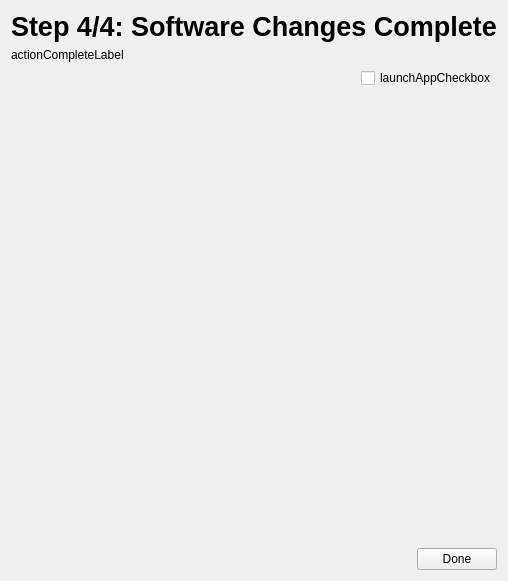
<?xml version="1.0" encoding="UTF-8"?>
<ui version="4.0">
 <class>ChangesCompletePage</class>
 <widget class="QWidget" name="ChangesCompletePage">
  <property name="geometry">
   <rect>
    <x>0</x>
    <y>0</y>
    <width>504</width>
    <height>581</height>
   </rect>
  </property>
  <property name="windowTitle">
   <string>Form</string>
  </property>
  <layout class="QVBoxLayout" name="verticalLayout">
   <item>
    <layout class="QHBoxLayout" name="horizontalLayout">
     <item>
      <spacer name="horizontalSpacer">
       <property name="orientation">
        <enum>Qt::Horizontal</enum>
       </property>
       <property name="sizeHint" stdset="0">
        <size>
         <width>40</width>
         <height>20</height>
        </size>
       </property>
      </spacer>
     </item>
     <item>
      <widget class="QLabel" name="label">
       <property name="text">
        <string>&lt;span style=&quot; font-size:20pt; font-weight:600;&quot;&gt;Step 4/4: Software Changes Complete&lt;/span&gt;</string>
       </property>
       <property name="textInteractionFlags">
        <set>Qt::LinksAccessibleByMouse|Qt::TextSelectableByMouse</set>
       </property>
      </widget>
     </item>
     <item>
      <spacer name="horizontalSpacer_2">
       <property name="orientation">
        <enum>Qt::Horizontal</enum>
       </property>
       <property name="sizeHint" stdset="0">
        <size>
         <width>40</width>
         <height>20</height>
        </size>
       </property>
      </spacer>
     </item>
    </layout>
   </item>
   <item>
    <widget class="QLabel" name="actionCompleteLabel">
     <property name="text">
      <string>actionCompleteLabel</string>
     </property>
     <property name="wordWrap">
      <bool>true</bool>
     </property>
     <property name="textInteractionFlags">
      <set>Qt::LinksAccessibleByMouse|Qt::TextSelectableByMouse</set>
     </property>
    </widget>
   </item>
   <item>
    <layout class="QHBoxLayout" name="horizontalLayout_2">
     <item>
      <spacer name="horizontalSpacer_3">
       <property name="orientation">
        <enum>Qt::Horizontal</enum>
       </property>
       <property name="sizeHint" stdset="0">
        <size>
         <width>40</width>
         <height>20</height>
        </size>
       </property>
      </spacer>
     </item>
     <item>
      <widget class="QCheckBox" name="launchAppCheckbox">
       <property name="text">
        <string>launchAppCheckbox</string>
       </property>
      </widget>
     </item>
    </layout>
   </item>
   <item>
    <spacer name="verticalSpacer">
     <property name="orientation">
      <enum>Qt::Vertical</enum>
     </property>
     <property name="sizeHint" stdset="0">
      <size>
       <width>20</width>
       <height>0</height>
      </size>
     </property>
    </spacer>
   </item>
   <item>
    <layout class="QHBoxLayout" name="horizontalLayout_3">
     <item>
      <spacer name="horizontalSpacer_4">
       <property name="orientation">
        <enum>Qt::Horizontal</enum>
       </property>
       <property name="sizeHint" stdset="0">
        <size>
         <width>40</width>
         <height>20</height>
        </size>
       </property>
      </spacer>
     </item>
     <item>
      <widget class="QPushButton" name="doneButton">
       <property name="text">
        <string>Done</string>
       </property>
       <property name="icon">
        <iconset theme="checkbox">
         <normaloff>.</normaloff>.</iconset>
       </property>
      </widget>
     </item>
    </layout>
   </item>
  </layout>
 </widget>
 <resources/>
 <connections/>
</ui>
